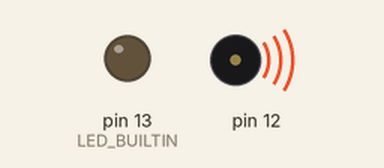
A sketch run on a simulated Arduino Nano, built with avr-gcc and run on an emulated ATmega328P. Parts: output pins drawn as LEDs (lit = HIGH), buzzer (waves = sounding).

Above: at 0.1 s.
At 15.1 s:
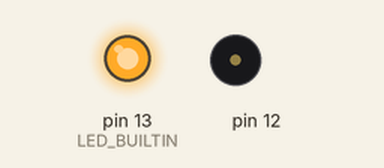
Timing chart, 0 to 16.6 s (numbered marks = the images above):
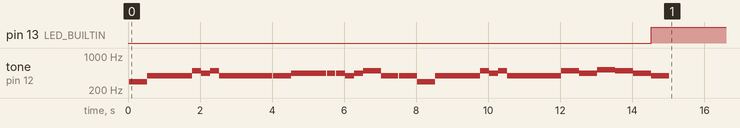

The sketch:

MMLtone.ino
```cpp
#include "MMLtone.h"

/*
 * Devices used during tests :
 *  - 1 x Arduino Nano V3 / Atmega 328p-au
 *  - 1 x piezoelectric buzzer w/o oscillator (GPC3010YB-5V)
 *  - 1 x TC4428 IC
 *  - 1 x 9V battery (to power the Arduino)
 *
 * Music library testing procedure
 * --------------------------------
 *      TC4428	      |
 *      --------------|------------------
 *      IN_A    : 2   |   Arduino : D12, Atmega : 16 (PB4)
 *      GND     : 3   |   GND
 *      IN_B    : 4   |   Arduino : D12, Atmega : 16 (PB4)
 *      OUT_B   : 5   |   buzzer
 *      Vdd     : 6   |   +9V
 *      ~OUT_A  : 7   |   buzzer
 *
 *      Buzzer pins   |
 *      --------------|------------------------------------
 *                    |   Each on the TC4428 outputs
 */

//timer1 values with 16 MHz crystal
// 1/64 notes are chosen as smallest musical increment
// (value = 16,000,000 / (prescaler * Hz) - 1) -> must be < 65536 for timer1
#define BPM120CRY 62499 // 32Hz tick (1/64 note at 120 BPM)
#define BPM140CRY 53570 // 37.333Hz tick (1/64 note at 140 BPM)
#define BPM160CRY 46873 // 42.667Hz tick (1/64 note at 160 BPM)

//timer1 values with 8 MHz internal resonator
// 1/64 notes are chosen as smallest musical increment
// (value = 8,000,000 / (prescaler * Hz) - 1) -> must be < 65536 for timer1
#define BPM120INT 31249 // 32Hz tick (1/64 note at 120 BPM)
#define BPM140INT 26784 // 37.333Hz tick (1/64 note at 140 BPM)
#define BPM160INT 23436 // 42.667Hz tick (1/64 note at 160 BPM)

const char melodycode[] PROGMEM = {"4D4 G2 G8 B8 A8 B8 G2./ G4 A2/ A8/ A8 G8 A8 B4 G4/ G4 D4 G2 G8 B8 A8 B8 G2. B4 A4 5C4 4B4 A4 G4"};

MMLtone melody = MMLtone(12, melodycode, sizeof(melodycode));


/****************************************************************************/
/*  I : /                                                                   */
/*  P : Setup procedure                                                     */
/*  O : /                                                                   */
/****************************************************************************/
void setup() {
  //stop interrupts
  cli();

  //setup melody and pin 13 (test led)
  pinMode(LED_BUILTIN, OUTPUT);
  melody.setup();

  //clear TCCR1
  TCCR1A = 0;
  TCCR1B = 0;

  //reset counter value +
  //set compare match register for 32 Hz increments
  TCNT1  = 0;
  OCR1A = BPM120CRY;

  // turn on CTC mode
  // + Set CS12, CS11 and CS10 bits for 8 prescaler
  // + enable timer compare interrupt
  TCCR1B |= (1 << WGM12);
  TCCR1B |= (0 << CS12) | (1 << CS11) | (0 << CS10);
  TIMSK1 |= (1 << OCIE1A);

  //allow interrupts
  sei();
}

/****************************************************************************/
/*  I : timer1 comparator vector                                            */
/*  P : updates the melody at each tick (1/64 note)                         */
/*  O : /                                                                   */
/****************************************************************************/
ISR(TIMER1_COMPA_vect){
  //timing tests (w/ 16KHz crystal, in microseconds) :
  //4  <= getNextNote() <= 16
  //20 <=   onTick()    <= 256

  melody.getNextNote();
  melody.onTick();
}

/****************************************************************************/
/*  I : /                                                                   */
/*  P : Main loop                                                           */
/*  O : /                                                                   */
/****************************************************************************/
void loop() {
    if(melody.last())
      digitalWrite(LED_BUILTIN, HIGH);

    if(melody.finished())
      melody.stop();
    else
      melody.start();
}
```

MMLtone.h
```cpp
#ifndef MUSIC_H_INCLUDED
#define MUSIC_H_INCLUDED

#define NOTBUFSZ 8

class MMLtone
{
  private:
      unsigned char   pin;                  //pin to which output the Tone() signal
      unsigned char   m_octave;             //octave in which the notes will be played until updated
      unsigned char   m_nbtick;             //amount of ticks remaining to play the note (decrements while playing)
      unsigned char   m_duration;           //duration or value of the notes until updated (e.g. : 1/16 note)
      unsigned char   m_next;               //index of the next note in the MML code
      unsigned char   m_current;            //index of the current note playing in the MML code
      unsigned char   m_size;               //size (in bytes) of the whole MML code
      char            m_buffer[NOTBUFSZ];   //buffer holding the next note played
      char*           m_code;               //PROGMEM address of the entire MML code
      bool            isFinished;           //flag indicating whether the last note has been played
      bool            lastnote;             //flag indicating whether the last note is being played
      bool            isStarted;            //flag indicating whether the music is to be played or not
      bool            cut_note;             //flag indicating whether there is a clear-cut in the note
      bool            isRefreshed;          //flag indicating whether the next note is to be read

  protected:
    //declared as inline to avoid function calls and speed up process
    inline float getFrequency(const unsigned char note) __attribute__((always_inline));

  public:
      MMLtone(const unsigned char Pin, const char* code, const unsigned char siz);
      ~MMLtone();
      void setup();
      void start();
      int onTick();
      void getNextNote();
      void stop();
      void reset();

      bool started();
      bool finished();
      bool last();
      bool refreshed();
};
#endif
```

pitches.h
```cpp
#ifndef INCLUDE_PITCHES_H
#define INCLUDE_PITCHES_H

#define TYP_A 0
#define TYP_B 2
#define TYP_C 3
#define TYP_D 5
#define TYP_E 7
#define TYP_F 8
#define TYP_G 10

#define NOTE_A0   0
#define NOTE_As0  1
#define NOTE_B0   2
#define NOTE_C1   3
#define NOTE_Cs1  4
#define NOTE_D1   5
#define NOTE_Ds1  6
#define NOTE_E1   7
#define NOTE_F1   8
#define NOTE_Fs1  9
#define NOTE_G1   10
#define NOTE_Gs1  11

#define NOTE_A1   12
#define NOTE_As1  13
#define NOTE_B1   14
#define NOTE_C2   15
#define NOTE_Cs2  16
#define NOTE_D2   17
#define NOTE_Ds2  18
#define NOTE_E2   19
#define NOTE_F2   20
#define NOTE_Fs2  21
#define NOTE_G2   22
#define NOTE_Gs2  23

#define NOTE_A2   24
#define NOTE_As2  25
#define NOTE_B2   26
#define NOTE_C3   27
#define NOTE_Cs3  28
#define NOTE_D3   29
#define NOTE_Ds3  30
#define NOTE_E3   31
#define NOTE_F3   32
#define NOTE_Fs3  33
#define NOTE_G3   34
#define NOTE_Gs3  35

#define NOTE_A3   36
#define NOTE_As3  37
#define NOTE_B3   38
#define NOTE_C4   39
#define NOTE_Cs4  40
#define NOTE_D4   41
#define NOTE_Ds4  42
#define NOTE_E4   43
#define NOTE_F4   44
#define NOTE_Fs4  45
#define NOTE_G4   46
#define NOTE_Gs4  47

#define NOTE_A4   48
#define NOTE_As4  49
#define NOTE_B4   50
#define NOTE_C5   51
#define NOTE_Cs5  52
#define NOTE_D5   53
#define NOTE_Ds5  54
#define NOTE_E5   55
#define NOTE_F5   56
#define NOTE_Fs5  57
#define NOTE_G5   58
#define NOTE_Gs5  59

#define NOTE_A5   60
#define NOTE_As5  61
#define NOTE_B5   62
#define NOTE_C6   63
#define NOTE_Cs6  64
#define NOTE_D6   65
#define NOTE_Ds6  66
#define NOTE_E6   67
#define NOTE_F6   68
#define NOTE_Fs6  69
#define NOTE_G6   70
#define NOTE_Gs6  71

#define NOTE_A6   72
#define NOTE_As6  73
#define NOTE_B6   74
#define NOTE_C7   75
#define NOTE_Cs7  76
#define NOTE_D7   77
#define NOTE_Ds7  78
#define NOTE_E7   79
#define NOTE_F7   80
#define NOTE_Fs7  81
#define NOTE_G7   82
#define NOTE_Gs7  83

#define NOTE_A7   84
#define NOTE_As7  85
#define NOTE_B7   86
#define NOTE_C8   87
#define NOTE_Cs8  88
#define NOTE_D8   89
#define NOTE_Ds8  90
#define NOTE_E8   91
#define NOTE_F8   92
#define NOTE_Fs8  93
#define NOTE_G8   94
#define NOTE_Gs8  95

#define NOTE_A8   96
#define NOTE_As8  97
#define NOTE_B8   98

#endif
```

Source omitted: MMLtone.cpp (20225 bytes)

Measured:
- by itself, pin 13 (LED_BUILTIN): LOW → HIGH at 14.5 s
- by itself, tone on pin 12: plays 293 Hz for 0.50 s, 392 Hz for 1.2 s, 493 Hz for 0.25 s, 440 Hz for 0.25 s, 493 Hz for 0.25 s, 392 Hz for 1.5 s … (27 notes in this stretch)
